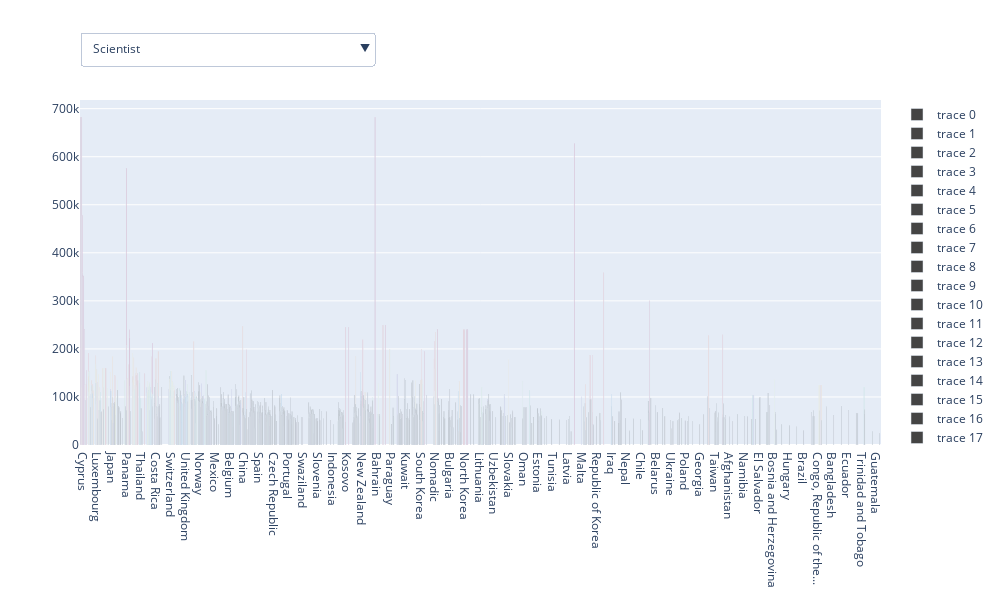

Write notebook code for a chart like this one.
### Code cell
da = salary_DevType_df [['DevType' , 'TotalByYearUSD' , 'Country']]
group = da.groupby(['Country' , 'DevType']).mean().reset_index().sort_values(by = 'TotalByYearUSD' , ascending = False)
group

colors = ['#9e0142', '#d53e4f', '#f46d43', '#fdae61' , '#fee08b', '#e6f598', '#abdda4', '#66c2a5', '#3288bd', '#5e4fa2']


fig = go.Figure()

DevType_list = list(group['DevType'].unique())

for DevType in DevType_list:
    fig.add_trace( go.Bar(  x = group['Country'][group['DevType']==DevType][0:40],
                                 y = group ['TotalByYearUSD'][group ['DevType']==DevType],
                                    marker=dict(color=colors , colorscale='viridis'  )     
                         ) )
    
buttons = []

for i, DevType in enumerate(DevType_list):
    args = [False] * len(DevType_list)
    args[i] = True
    button = dict(label = DevType, method = "update",  args=[{"visible": args}])
    buttons.append(button)
    
fig.update_layout(updatemenus=[dict(active=0,type="dropdown",buttons=buttons,x = 0,y=1.1,xanchor='left',yanchor='bottom')], 
    autosize=False,
    width=1000,
    height=600)
